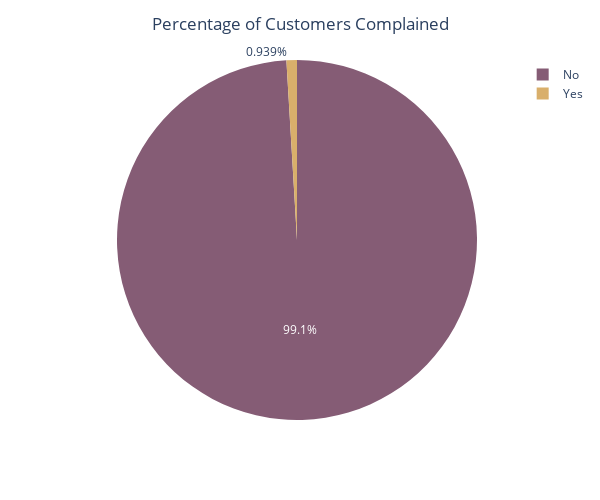

The code cell stored with this chart in its notebook:
### Markdown cell above
## Keluhan Pelanggan

### Code cell
counts = df['Complain'].map({0:"No", 1:"Yes"}).value_counts()

fig = px.pie(values=counts.values, names=counts.index, width=600, height=500,
             color_discrete_sequence=px.colors.qualitative.Antique)
fig.update_layout(title_text='Percentage of Customers Complained', title_x=0.5)

### Figure 1 — Plotly figure (JSON) as saved in the notebook; plotly's stock layout.template omitted (floating-point values rounded to 4 significant figures)
{"data": [{"domain": {"x": [0, 1], "y": [0, 1]}, "hovertemplate": "label=%{label}<br>value=%{value}<extra></extra>", "labels": ["No", "Yes"], "legendgroup": "", "name": "", "showlegend": true, "type": "pie", "values": [2004, 19]}], "layout": {"height": 500, "legend": {"tracegroupgap": 0}, "margin": {"t": 60}, "piecolorway": ["rgb(133, 92, 117)", "rgb(217, 175, 107)", "rgb(175, 100, 88)", "rgb(115, 111, 76)", "rgb(82, 106, 131)", "rgb(98, 83, 119)", "rgb(104, 133, 92)", "rgb(156, 156, 94)", "rgb(160, 97, 119)", "rgb(140, 120, 93)", "rgb(124, 124, 124)"], "title": {"text": "Percentage of Customers Complained", "x": 0.5}, "width": 600}}
